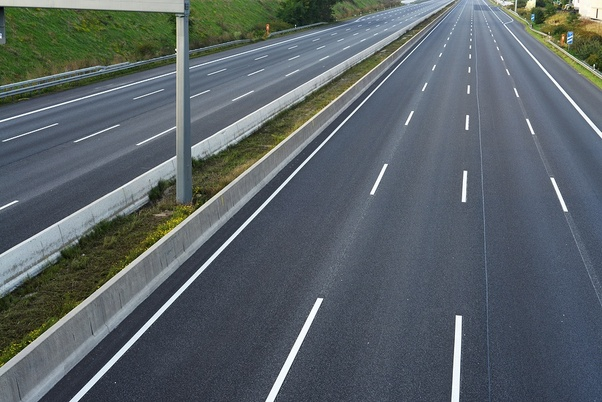
//> input picture student_assignment_5/data/road.jpg, 602 x 402 px
$ ./main3   (built with g++ and OpenCV 4)
//> lines starting //> are read from the running program, lines starting //| are printed output that depends on the picture; after the words box and inside, x2 and y2 are one past the last pixel; in counts of white or black regions, pixels touching at a corner belong together
//> further down, src is the input picture: 402 rows x 602 cols, CV_8UC3; mean B, G, R 103, 99, 90
#include <opencv2/opencv.hpp>
#include <iostream>

using namespace cv;
using namespace std;

// --- Trackbar parameters ---
int cannyThreshold1 = 150;
int cannyThreshold2 = 500;
int houghThreshold = 20;
int minLineLength = 40;
int maxLineGap = 1;

Mat src;

// --- Processing function called by trackbars and main loop ---
void processAndShow() {
    Mat edges, color;
    Canny(src, edges, cannyThreshold1, cannyThreshold2, 3);
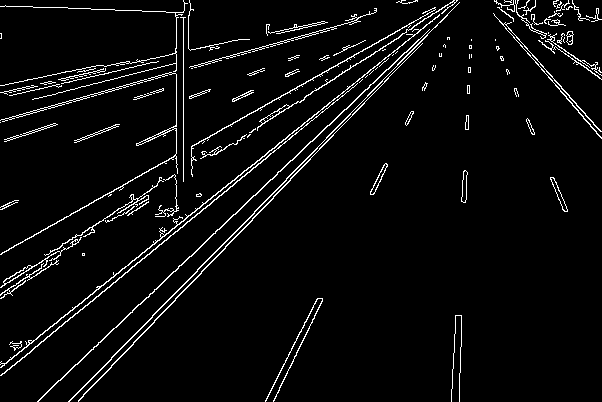
//> edges: 402 rows x 602 cols, CV_8UC1; 4.5% white in thin lines or dots
    cvtColor(edges, color, COLOR_GRAY2BGR);
//> color: 402 rows x 602 cols, CV_8UC3; 4.5% white in thin lines or dots

    vector<Vec4i> linesP;
    HoughLinesP(edges, linesP, 1, CV_PI / 180, houghThreshold, minLineLength, maxLineGap);
//> linesP = 50 lines (x1, y1, x2, y2), first 8: [250, 132, 298, 101], [333, 100, 449, 6], [331, 136, 415, 50], [63, 317, 252, 164], [225, 242, 394, 68], [233, 122, 413, 22], [183, 225, 292, 136], [271, 150, 314, 114]

    for (const auto& l : linesP) {
        line(color, Point(l[0], l[1]), Point(l[2], l[3]), Scalar(0, 0, 255), 3, LINE_AA);
    }
//> this loop made 50 passes
//> l on passes 1 to 12: [250, 132, 298, 101], [333, 100, 449, 6], [331, 136, 415, 50], [63, 317, 252, 164], [225, 242, 394, 68], [233, 122, 413, 22], [183, 225, 292, 136], [271, 150, 314, 114], [253, 49, 356, 20], [81, 359, 169, 276], [70, 400, 182, 285], [50, 334, 170, 236]
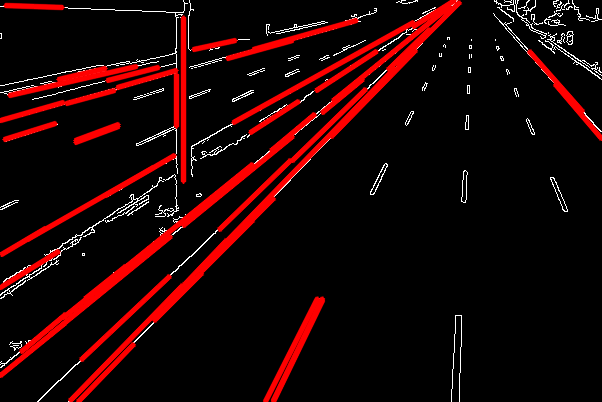
//> color: 402 rows x 602 cols, CV_8UC3; mean B, G, R 5.2, 5.2, 28.1

    string text = "Lines: " + to_string(linesP.size());
//> text = "Lines: 50"
    putText(color, text, Point(20, 30), FONT_HERSHEY_SIMPLEX, 0.7, Scalar(0, 255, 0), 2);
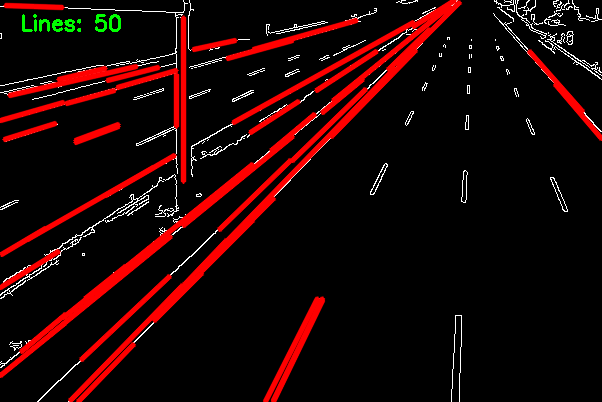
//> color: 402 rows x 602 cols, CV_8UC3; 0.28% of pixels changed, all inside (x1, y1, x2, y2) = (22, 14, 121, 32)

    imshow("Original", src);
    imshow("Canny", edges);
    imshow("Lines", color);
}

// --- Trackbar callback: triggers processing ---
static void onTrackbar(int, void*) {
    processAndShow();
//> the loop in processAndShow (call 2), `for (const auto& l : linesP)` made 50 passes
}

int main() {
    src = imread("../data/road.jpg", 1);
    if (src.empty()) {
        cout << "Could not open or find the image!" << endl;
        return -1;
    }

    // --- Create windows and trackbars for interactive parameter tuning ---
    namedWindow("Lines", WINDOW_AUTOSIZE);
    namedWindow("Canny", WINDOW_AUTOSIZE);
    namedWindow("Original", WINDOW_AUTOSIZE);
    namedWindow("Controls", WINDOW_AUTOSIZE);

    createTrackbar("Canny Threshold1", "Controls", &cannyThreshold1, 1000, onTrackbar);
    createTrackbar("Canny Threshold2", "Controls", &cannyThreshold2, 1000, onTrackbar);
    createTrackbar("Hough Threshold", "Controls", &houghThreshold, 100, onTrackbar);
    createTrackbar("Min Line Length", "Controls", &minLineLength, 200, onTrackbar);
    createTrackbar("Max Line Gap", "Controls", &maxLineGap, 50, onTrackbar);

    processAndShow(); // Initial processing

    // --- Main loop: wait for user to exit ---
    while (true) {
        int key = waitKey(1);
//> the 'q' key is pressed
        if (key == 'q' || key == 27) break;
    }

    destroyAllWindows();
    return 0;
}

$ run again, with student_assignment_5/data/3.png saved as student_assignment_5/data/road.jpg
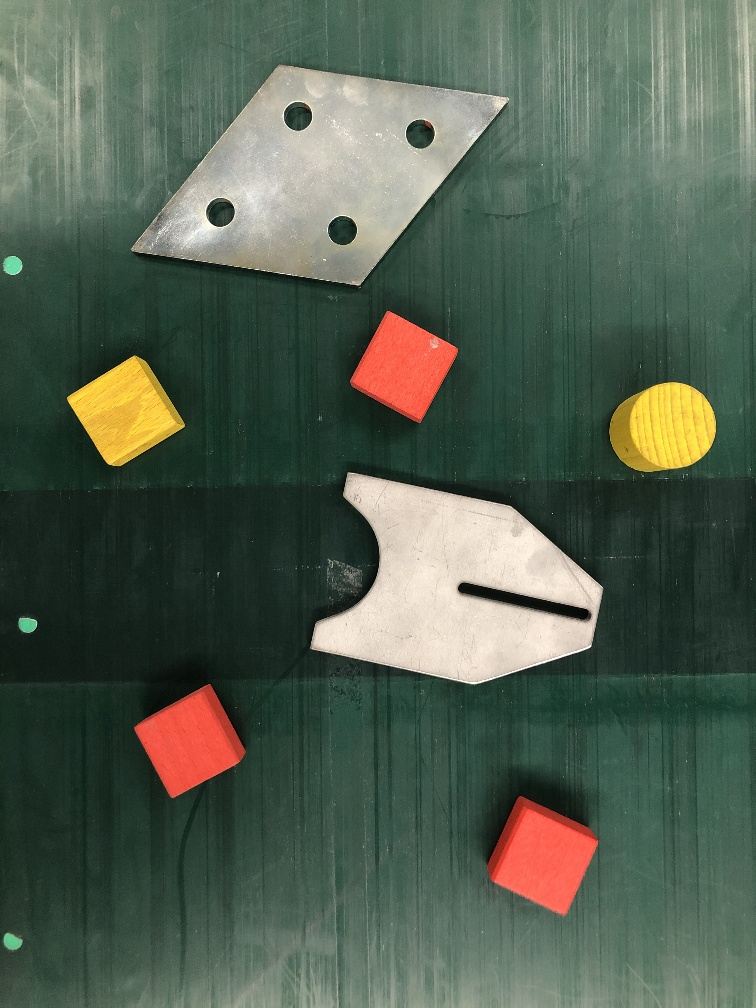
//> input picture student_assignment_5/data/3.png, 756 x 1008 px
//> src is the input picture: 1008 rows x 756 cols, CV_8UC3; mean B, G, R 80.8, 96.1, 83.8
//> in processAndShow, `Canny(src, edges, cannyThreshold1, cannyThreshold2, 3);`:
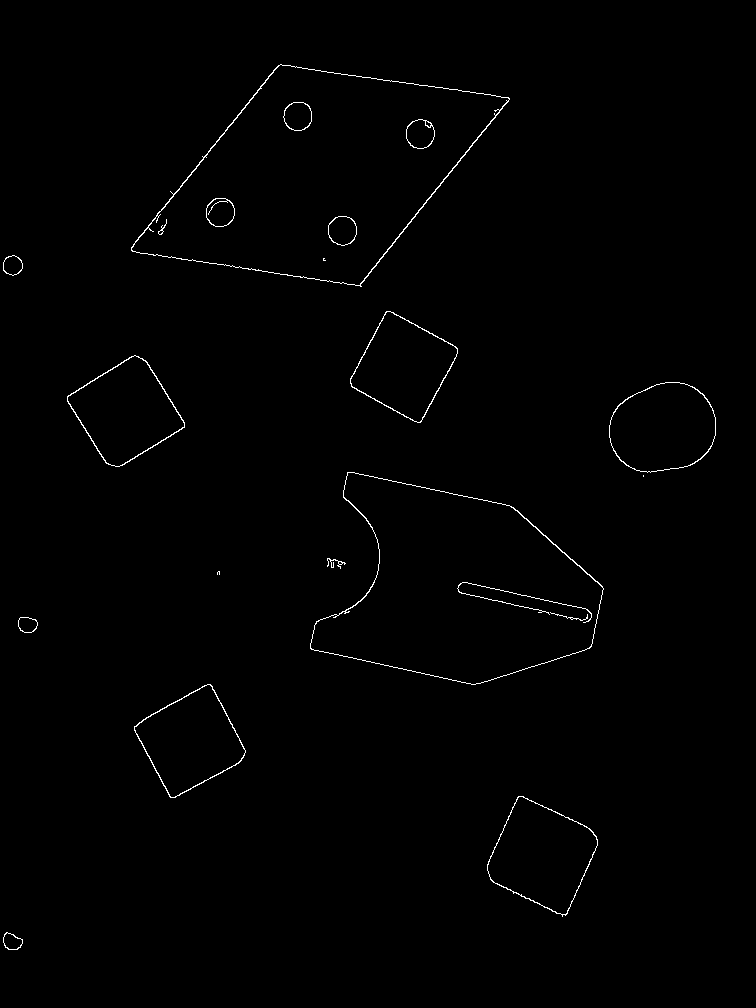
//> edges: 1008 rows x 756 cols, CV_8UC1; 0.69% white in thin lines or dots, all inside (x1, y1, x2, y2) = (3, 64, 716, 950)
//> linesP = 31 lines (x1, y1, x2, y2), first 8: [358, 285, 509, 99], [385, 80, 455, 89], [180, 186, 278, 65], [237, 267, 312, 278], [511, 506, 569, 557], [119, 466, 184, 427], [516, 605, 576, 618], [509, 592, 587, 609]
//> the loop in processAndShow, `for (const auto& l : linesP)` made 31 passes
//> text = "Lines: 31"
//> in processAndShow, `putText(color, text, Point(20, 30), FONT_HERSHEY_SIMPLEX, 0.7, Scalar(..`:
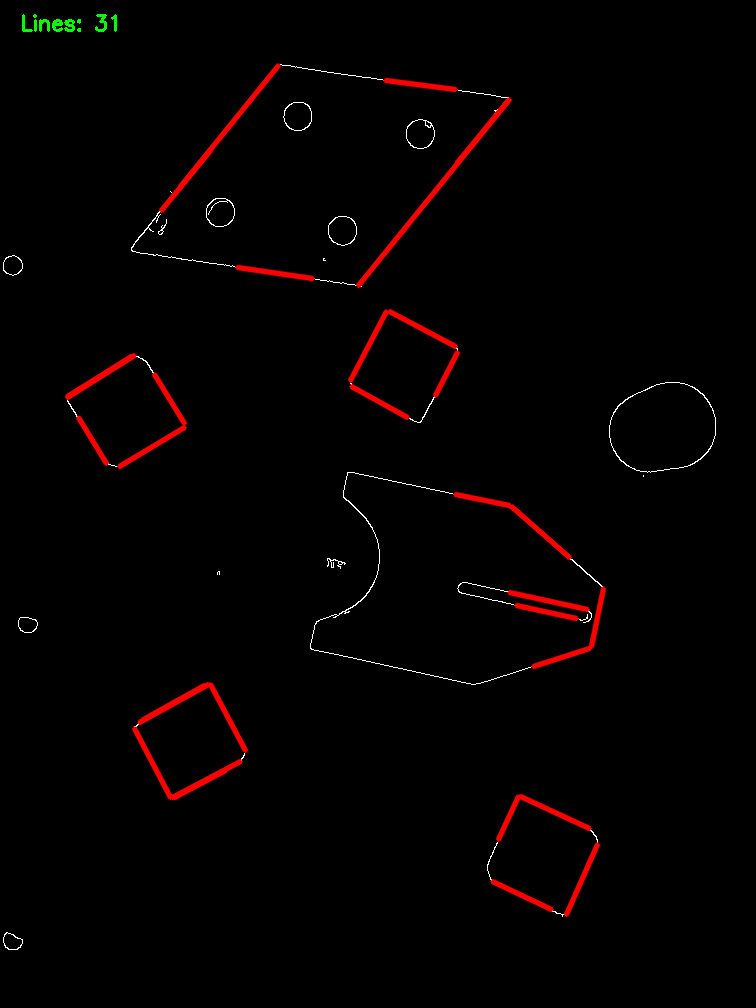
//> color: 1008 rows x 756 cols, CV_8UC3; mean B, G, R 0.8, 1, 4.7
//> the loop in processAndShow (call 2), `for (const auto& l : linesP)` made 31 passes
